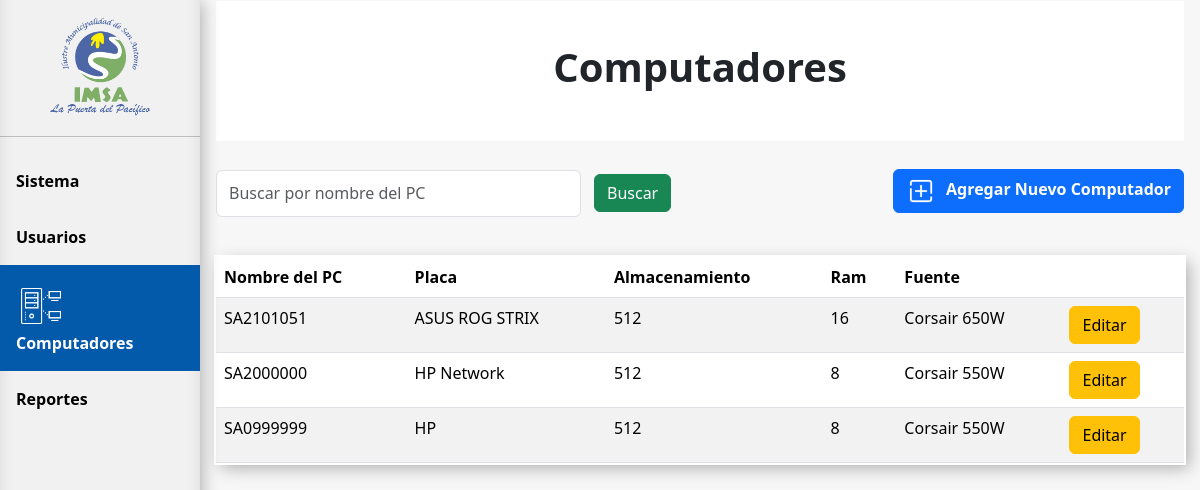
/computadores, run on the app's committed database.
### tables this page shows
CREATE TABLE Pc (
    Id_pc INTEGER PRIMARY KEY AUTOINCREMENT,
    Nombre_pc VARCHAR(100),
    Placa VARCHAR(50),
    Almacenamiento INTEGER,  -- en GB
    Ram INTEGER,    -- en GB
    Fuente VARCHAR(100)
);

### app.py (the view)
@app.route('/computadores', methods=['GET'])
def computadores():
    conn = get_db_connection()
    search_query = request.args.get('search', '')
    query = "SELECT * FROM Pc Where 1 = 1"
    params = []
    if search_query:
        query += ' AND Pc.Nombre_pc LIKE ?'
        params.extend(['%' + search_query + '%'])
    filtro_pcs = conn.execute(query, params).fetchall()
    conn.close()
    return render_template('computadores.html', filtro_pcs=filtro_pcs)

### app.py (called while the page is built)
def get_db_connection():
    conn = sqlite3.connect('database.db')
    conn.row_factory = sqlite3.Row
    return conn

### templates/computadores.html (shortened to what this page needs)
{% extends 'base.html' %}
{% block head %}
<link rel="stylesheet" href="{{ url_for('static', filename='css/style_computadores.css') }}">
{% endblock %}
{% block content %}
<div class="titulo">
    <h1><b>Computadores</b></h1>
</div>
<div class="head">
    <div class="filtros">
        <form method="get" action="{{ url_for('computadores') }}" id="filtro-form">
            <div class="filtro">
                <input class="form-control me-2" type="search" name="search" placeholder="Buscar por nombre del PC"
                    aria-label="Search" value="{{ request.args.get('search', '') }}">
                <button class="btn btn-success" type="submit">Buscar</button>
            </div>
        </form>
    </div>
    <div class="Botones_Computador">
        <button class="btn btn-primary" data-bs-toggle="modal" data-bs-target="#ModalAgregarComputador"><img id="agregar" src="{{ url_for('static', filename='img/icon-agregar.png') }}" alt="icon-agregar" width="30px"><b>Agregar Nuevo
            Computador</b></button>
    </div>
</div>
{% if filtro_pcs %}
<table class="table table-striped mt-3">
    <thead>
        <tr>
            <th>Nombre del PC</th>
            <th class="responsive" >Placa</th>
            <th class="responsive">Almacenamiento</th>
            <th class="responsive">Ram</th>
            <th class="responsive">Fuente</th>
            <th class="responsive"></th>
        </tr>
    </thead>
    <tbody>
        {% for row in filtro_pcs %}
        <tr>
            <td>{{ row['Nombre_pc'] }}</td>
            <td class="responsive">{{ row['Placa'] }}</td>
            <td class="responsive">{{ row['Almacenamiento'] }}</td>
            <td class="responsive">{{ row['Ram'] }}</td>
            <td class="responsive">{{ row['Fuente'] }}</td>
            <td >
                <a href="#" class="btn btn-warning">Editar</a>
            </td>
        </tr>
        {% endfor %}
    </tbody>
</table>
{% else %}
<tr>
    <div class="alert alert-danger" role="alert">
        No existen registros.
    </div>
</tr>
{% endif %}
{% endblock %}

### static/css/style_computadores.css (style rules this page uses)
.head { display: flex; width: 100%; justify-content: space-between; }
#agregar { margin-right: 10px; }
.Botones_Computador { display: flex; align-items: center; }

### static/css/style_base.css (style rules this page uses)
body { margin: 0; font-family: "Lato", sans-serif; }
.titulo { padding-top: 42px; padding-bottom: 42px; background-color: #ffffff; }
h1 { text-align: center; }
.head { height: 100px; }
.filtros { width: 50%; display: flex; align-items: center; justify-content: space-around; }
.filtro { margin-top: 1%; padding-right: 1%; display: flex; flex-direction: row; width: 100%; }
#filtro-form { width: 100%; }
.filtro > button { margin: 1% 5% 1% 1%; }
.table { box-shadow: inset 0 -3em 3em rgba(0, 0, 0, 0.1), 0 0 0 2px rgb(255, 255, 255), 0.3em 0.3em 1em rgba(0, 0, 0, 0.3); margin-top: 2%; }

### data on the page
Pc: Nombre_pc "SA2101051", Placa "ASUS ROG STRIX", Almacenamiento "512", Ram "16", Fuente "Corsair 650W"
Pc: Nombre_pc "SA2000000", Placa "HP Network", Almacenamiento "512", Ram "8", Fuente "Corsair 550W"
Pc: Nombre_pc "SA0999999", Placa "HP", Almacenamiento "512", Ram "8", Fuente "Corsair 550W"
